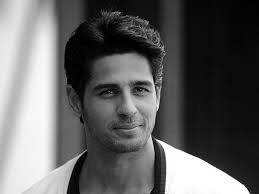
#> input picture test-data/data/1.jpg, 259 x 194 px; its folder holds only this picture in this run
$ python multiple_faces.py
#> lines starting #> are read from the running program, lines starting #| are printed output that depends on the picture; after the words box and inside, x2 and y2 are one past the last pixel; in counts of white or black regions, pixels touching at a corner belong together
import config
import numpy as np
import cv2
import os, os.path
import glob
import pickle
#### the counter
cnt = 0
face_cascade = cv2.CascadeClassifier(config.FACE_CASCADE_FILE)
eye_cascade = cv2.CascadeClassifier(config.EYE_CASCADE_FILE)

DIR = 'test-data'
numPics = len([name for name in os.listdir(DIR) if os.path.isfile(os.path.join(DIR, name))])
dictionary = {}

files = glob.glob(os.path.join(DIR,"*/*"))

for f in files:

    img = cv2.imread(f)
#> img is the input picture: shape (194, 259, 3); min 0, max 255, mean 97.4
    height = img.shape[0]
#> height = 194
    width = img.shape[1]
#> width = 259
    size = height * width
#> size = 50246
    temp_img = img
    if size > (500^2):
        r = 500.0 / img.shape[1]
#> r = 1.93
        dim = (500, int(img.shape[0] * r))
#> dim = (500, 374)
        img2 = cv2.resize(img, dim, interpolation = cv2.INTER_AREA)
        img = img2

    gray = cv2.cvtColor(img, cv2.COLOR_BGR2GRAY)
    faces = face_cascade.detectMultiScale(gray, 1.3, 5)
#> faces = [[149, 104, 185, 185]]
    cas_rejectLevel = 1.3
    cas_levelWeight = 5
    pic = 1
    for l in faces:
        #print l
        eyesn = 0
        x = l[0]
        y = l[1]
        w = l[2]
        h = l[3]
        temp_list = (x,y,w,h)
        imgCrop = img[y:y+h,x:x+w]
        cv2.rectangle(temp_img,(x,y),(x+w,y+h),(255,0,0),3)
        cv2.putText(temp_img," face", (x, y), cv2.FONT_HERSHEY_PLAIN, 2, (0,0,255), 2, cv2.LINE_AA)
        roi_gray = gray[y:y+h, x:x+w]
        roi_color = img[y:y+h, x:x+w]

        eyes = eye_cascade.detectMultiScale(roi_gray)
        for (ex,ey,ew,eh) in eyes:
            eyesn = eyesn +1
        if eyesn >= 2:
            #### increase the counter and save
            file_name = f.split("/")[-1]
            check = file_name.split(".")[0]
            check_formaat = file_name.split(".")[-1]
            ans = "output/data/" + check + "_"+ str(pic)+"." +check_formaat
            cv2.imwrite(ans, imgCrop)
            temp = "output/data/" + check +"_"+ str(pic)+ "."+ check_formaat
            pic = pic+1
            temp_dict = {temp:temp_list}
            dictionary.update(temp_dict)
            cv2.imshow('img',temp_img)
            #print("Image"+str(pic)+" has been processed and cropped")
            if cv2.waitKey(200) & 0xFF == ord('q'):
                break
#> this loop made 1 pass; (key q is pressed on pass 1)
#> (x, y, w, h, eyes, file_name, check) on pass 1: (149, 104, 185, 185, [[99, 48, 43, 43], [32, 49, 49, 49]], '1.jpg', '1')
#> pass 1, `imgCrop = img[y:y+h,x:x+w]`:
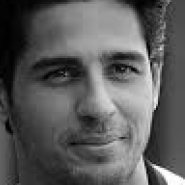
#> imgCrop: shape (185, 185, 3); min 0, max 255, mean 92
#> pass 1, `cv2.imshow('img',temp_img)`:
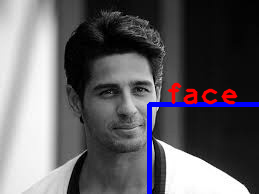
#> window 'img': shape (194, 259, 3); mean B, G, R 100.1, 95.3, 97.9
#> after the loop, dictionary = {'output/data/1_1.jpg': (149, 104, 185, 185)}; pic = 2


#cap.release()
pickle.dump(dictionary, open("dictionary.txt", 'wb'))
print("All images have been processed!!!")
cv2.destroyAllWindows()
cv2.destroyAllWindows()

$ run again, on test-data/data/2.jpg
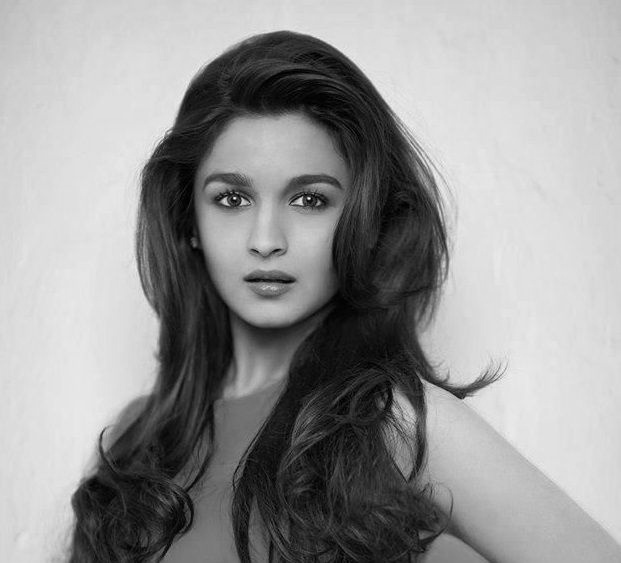
#> input picture test-data/data/2.jpg, 621 x 563 px
#> img is the input picture: shape (563, 621, 3); min 0, max 254, mean 150.5
#> faces = [[136, 101, 161, 161]]
#> the loop `for l in faces:` made 1 pass; (key q is pressed on pass 1)
#> (x, y, w, h, eyes, file_name, check) on pass 1: (136, 101, 161, 161, [[30, 39, 39, 39], [92, 40, 38, 38], [57, 102, 45, 45]], '2.jpg', '2')
#> pass 1, `imgCrop = img[y:y+h,x:x+w]`:
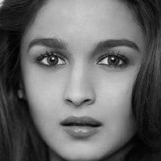
#> imgCrop: shape (161, 161, 3); min 1, max 225, mean 104.3
#> pass 1, `cv2.imshow('img',temp_img)`:
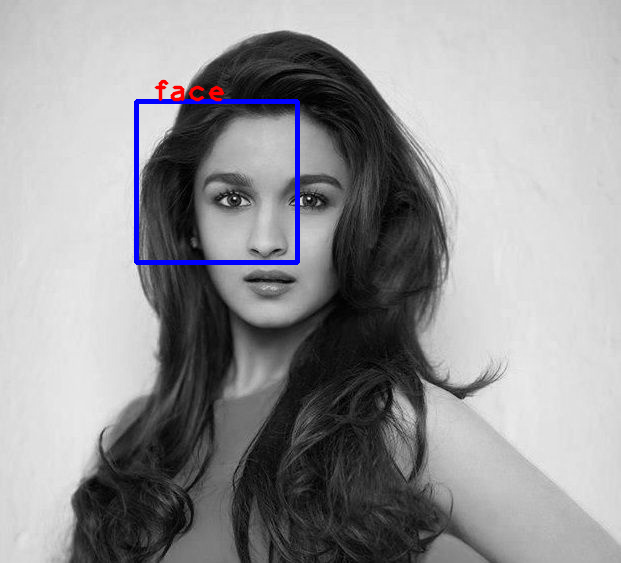
#> window 'img': shape (563, 621, 3); mean B, G, R 151.4, 149.1, 149.4
#> after the loop `for l in faces:`: dictionary = {'output/data/2_1.jpg': (136, 101, 161, 161)}; pic = 2

$ run again, on test-data/data/test24.jpg
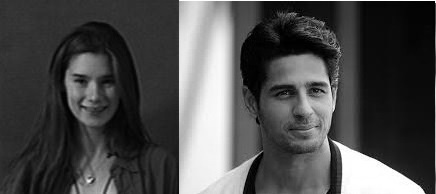
#> input picture test-data/data/test24.jpg, 436 x 194 px
#> img is the input picture: shape (194, 436, 3); min 0, max 255, mean 76
#> faces = [[65, 62, 81, 81], [293, 64, 106, 106]]
#> the loop `for l in faces:` made 2 passes; (key q is pressed on pass 2)
#> (x, y, w, h, eyes, file_name, check) on pass 2: (293, 64, 106, 106, [[55, 27, 27, 27], [18, 29, 26, 26]], 'test24.jpg', 'test24')
#> pass 1, `imgCrop = img[y:y+h,x:x+w]`:
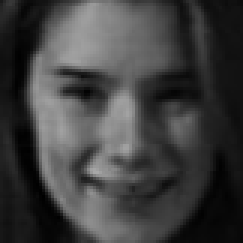
#> imgCrop: shape (81, 81, 3) (shown 3 times larger); min 0, max 168, mean 63.6
#> after the loop `for l in faces:`:
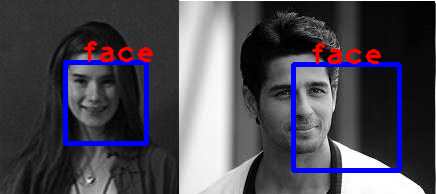
#> temp_img: shape (194, 436, 3); 5.91% of pixels changed, all inside (x1, y1, x2, y2) = (63, 40, 402, 173)
#> after the loop `for l in faces:`: dictionary = {'output/data/test24_1.jpg': (293, 64, 106, 106)}; pic = 2
